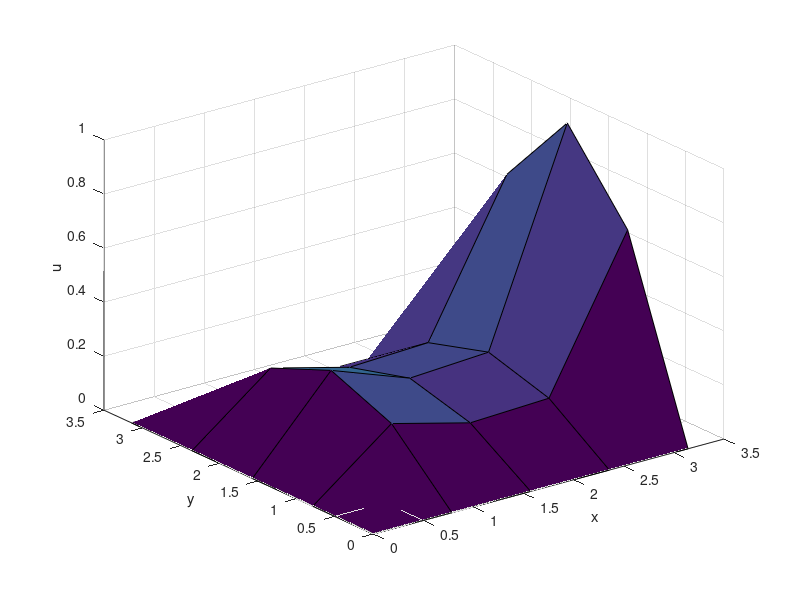

The MATLAB source for this figure:
f = @(x,y) sin(x)*sin(2*y);
leftEdge = @(y) 0;
rightEdge = @(y) 0;
bottomEdge = @(x) 0;
topEdge = @(x) sin(x);

STEP_COUNT = 4;
INNER_STEP_COUNT = STEP_COUNT - 1;
STEP_LENGTH = pi / STEP_COUNT;
STEP_LENGTH_SQ = STEP_LENGTH^2;

% u:n kerroinmatriisi lohkomatriisina
blockT = diag(4*ones(INNER_STEP_COUNT, 1)) ...
       - diag(ones(INNER_STEP_COUNT - 1, 1), 1) ...
       - diag(ones(INNER_STEP_COUNT - 1, 1), -1);
sideDiag = -ones(INNER_STEP_COUNT^2 - 3, 1);
uCoefs = blkdiag(repmat({blockT}, 1, INNER_STEP_COUNT){:}) ...
       + diag(sideDiag, 3) ...
       + diag(sideDiag, -3);

% yhtalon oikea puoli
rhs = zeros(INNER_STEP_COUNT^2, 1);
% ei reunoja mukaan
x = STEP_LENGTH : STEP_LENGTH : pi - STEP_LENGTH;
y = STEP_LENGTH : STEP_LENGTH : pi - STEP_LENGTH;
for xi = 1 : INNER_STEP_COUNT
  for yi = 1 : INNER_STEP_COUNT
    rhsIdx = (yi-1) * INNER_STEP_COUNT + xi;
    rhs(rhsIdx) = STEP_LENGTH_SQ * f(x(xi), y(yi));
    % reuna-arvot
    if xi == 1
      rhs(rhsIdx) = rhs(rhsIdx) + leftEdge(y(yi));
    elseif xi == INNER_STEP_COUNT
      rhs(rhsIdx) = rhs(rhsIdx) + rightEdge(y(yi));
    end
    if yi == 1
      rhs(rhsIdx) = rhs(rhsIdx) + bottomEdge(x(xi));
    elseif yi == INNER_STEP_COUNT
      rhs(rhsIdx) = rhs(rhsIdx) + topEdge(x(xi));
    end
  end
end

solution = uCoefs \ rhs;

% piirto
% tarvitaan ratkaisu 2D-matriisina, lisataan myos mukaan reuna-arvot
solM = zeros(STEP_COUNT + 1, STEP_COUNT + 1);
for xi = 1 : INNER_STEP_COUNT
  for yi = 1 : INNER_STEP_COUNT
    solM(xi+1, yi+1) = solution((yi-1) * INNER_STEP_COUNT + xi);
  end
end
% reuna-arvot
x = 0 : STEP_LENGTH : pi;
y = 0 : STEP_LENGTH : pi;
solM(1, :) = leftEdge(y);
solM(STEP_COUNT + 1, :) = rightEdge(y);
solM(:, 1) = bottomEdge(x);
solM(:, STEP_COUNT + 1) = topEdge(x);

surf(x, y, solM)
xlabel('x')
ylabel('y')
zlabel('u')

